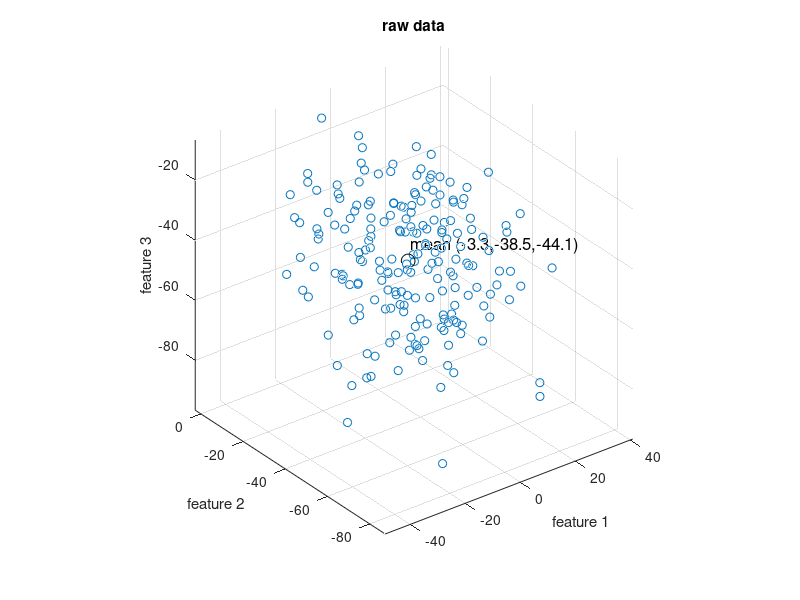
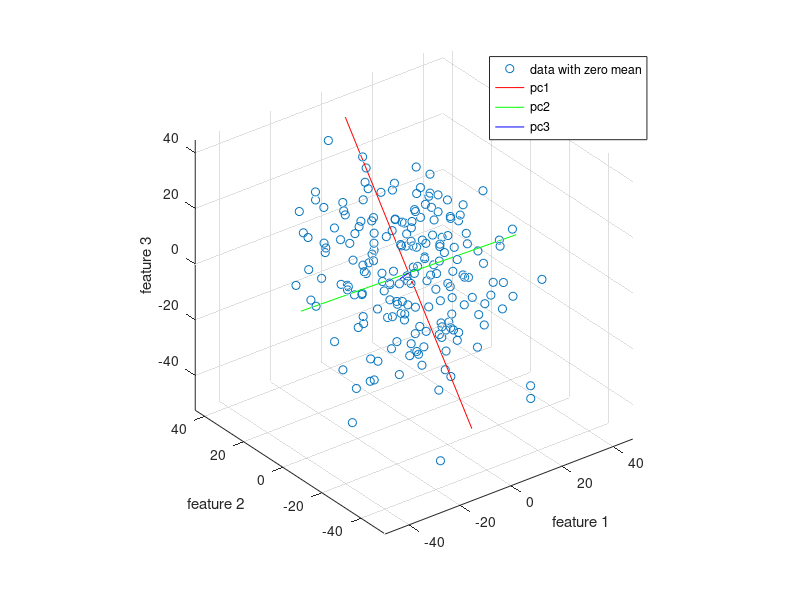
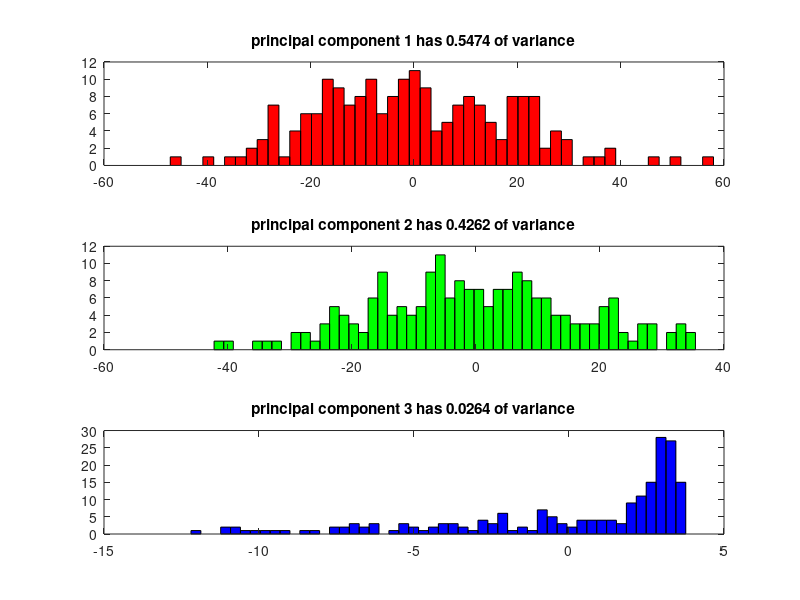

Write the MATLAB code that produced these figures, in order.
% PCAEXAMPLE  Show an example of doing the basic principal component analysis
% (PCA) calculation on some synthesized data.  See
%    https://en.wikipedia.org/wiki/Principal_component_analysis

% synthesize (= make up) some crazy data I don't understand
%   n = 200  experiments
%   p = 3    features measured per experiment
n = 200;
M = randn(3,3);  [Q,R] = qr(M);   % generate a random rotation Q of 3-space
X = 5 * sqrt(abs([100 * randn(n,2), 20 * rand(n,1).^5 + pi])) * Q;

% plot the raw data, and indicate the mean
figure(1)
scatter3(X(:,1), X(:,2), X(:,3))
hold on
mX = mean(X);
plot3(mX(1), mX(2), mX(3), 'ko', 'markersize', 10)
str = sprintf('mean (%.1f,%.1f,%.1f)',mX(1),mX(2),mX(3));
text(mX(1) + 3, mX(2) + 3, mX(3) + 3, str, 'fontsize', 12)
xlabel('feature 1'),  ylabel('feature 2'),  zlabel('feature 3')
hold off,  axis tight,  axis equal
title('raw data')

% remove the mean
X = X - mean(X);                   % note X is tall: 100 x 3

% the PCA is just the (reduced) SVD
[Uhat, Shat, W] = svd(X,0);        % X = Uhat * Shat * W^*
T = Uhat * Shat;                   % the score matrix; = X * W

% re-plot the data with the principal component directions shown
figure(2)
scatter3(X(:,1), X(:,2), X(:,3))
xlabel('feature 1'),  ylabel('feature 2'),  zlabel('feature 3')
colors = {'r','g','b'};
hold on
for k = 1:3
    spread = max(T(:,k)) - min(T(:,k));
    w = W(:,k) * spread / 2.0;
    plot3([-w(1) w(1)], [-w(2) w(2)], [-w(3) w(3)], colors{k})
end
legend('data with zero mean','pc1','pc2','pc3')
hold off,  axis tight,  axis equal

% show data projected along principal components
figure(3)
for k = 1:3
    subplot(3,1,k)
    hist(T(:,k),50,'facecolor',colors{k})   % show histogram along new axis
    fraction = Shat(k,k)^2 / sum(diag(Shat).^2);
    title(sprintf('principal component %d has %.4f of variance',k,fraction))
end
